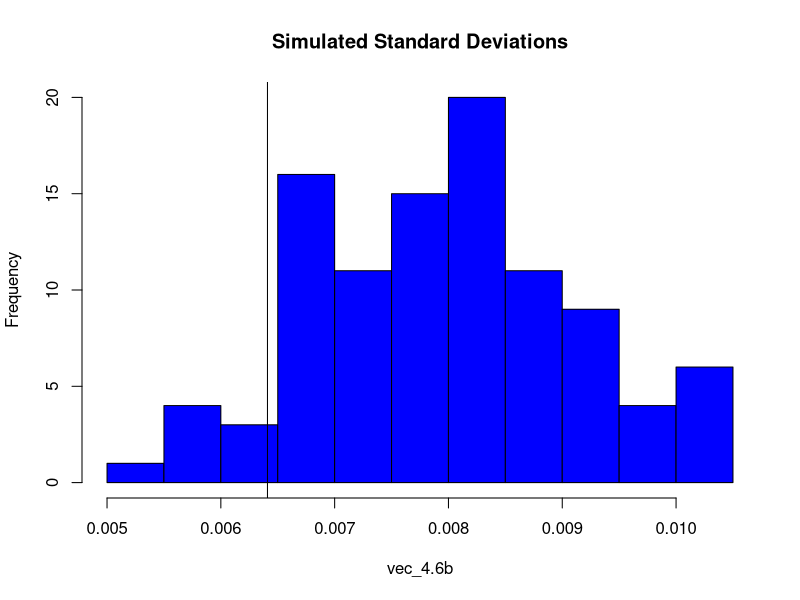
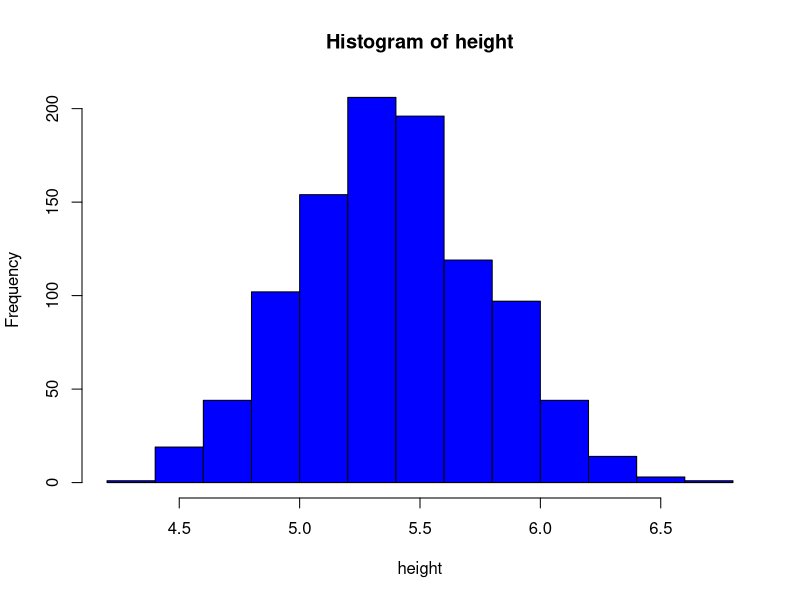

Recreate these plots in R, in order.
## ---- chunk 1
knitr::opts_chunk$set(echo = TRUE)
## ---- chunk 2
set.seed(123)
n4.4<-(0.3*0.7+0.4*0.6)*(2.8/(0.3-0.4))^2

shot_mat<-matrix(NA, 2,1000)
testvec<- rep(NA, 1000)

for (i in 1:1000){
  student_a <-rbinom(n4.4, 1, 0.3)
  student_b <- rbinom(n4.4, 1, 0.4)
  
  shot_mat[1,i] <- p1 <-mean(student_a)
  shot_mat[2,i] <- p2 <- mean(student_b)
  
  testvec[i]<- abs(p2-p1)- abs(qnorm(0.025, 0,1))*sqrt(p2*(1-p2)/n4.4+p1*(1-p1)/n4.4) > 0
}
n4.4
mean(testvec)
## ---- chunk 3
birthdata <- c(.4777,.4875,.4859,.4754,.4874,.4864,.4813,.4787,.4895,.4797,.4876,.4859,
               .4857,.4907,.5010,.4903,.4860,.4911,.4871,.4725,.4822,.4870,.4823,.4973)
## ---- chunk 4
sample_sd = sd(birthdata)
simulated_sd = sd(rbinom(24, 3900, 0.5)/3900)

paste("Data Standard Deviation:",sample_sd, 
      "Simulated Standard Deviation:",simulated_sd)
## ---- chunk 5

vec_4.6b <- numeric(100)  

for(i in 1:100) {
  vec_4.6b[i] = sd(rbinom(24, 3900, mean(birthdata)) / 3900)
}

hist(vec_4.6b, col = "blue", main = "Simulated Standard Deviations")
abline(v = sample_sd)



## ---- chunk 6
height <- numeric(1000)

for (i in 1:1000){
  x <- mean(rnorm(100, 69.1, 2.9))
  y <- mean(rnorm(100, 63.7, 2.7))
  
  height[i] = x-y
}


simulated_sd5.5<- sd(height)
simulated_mean <- mean(height)
mean5.5<- (69.1-63.7)
sd5.5<- (2.9^2/100+2.7^2/100)

hist(height, col ="blue")
paste("simulated mean:", simulated_mean, " simulated sd:", simulated_sd5.5,
      "actual mean:", mean5.5, "actual sd:", sd5.5)
## ---- chunk 7

## ---- chunk 8
experiments <- rep(NA, 1000)
confint1 <- rep(NA, 1000)
confint0 <- rep(NA, 1000)

for (i in 1:1000){
  sample = rnorm(127, 0.1, (0.17*sqrt(127)))
  low_bound = mean(sample)+qt(0.025, 126)* sd(sample)/ sqrt(127)
  upp_bound = mean(sample)+qt(0.975, 126)* sd(sample)/ sqrt(127)
  
  experiments[i] = mean(sample)
  confint1[i] = ifelse(low_bound <0.1 & upp_bound >0.1, 1,0)
  confint1[i] = ifelse(low_bound <0 & upp_bound >0, 1,0)
}
## ---- chunk 9
sum(confint1)
## ---- chunk 10
mean(experiments)
sd(experiments)
## ---- chunk 11
var1 <- rnorm(1000,0,1) 
var2 <- rnorm(1000,0,1) 

model10.3 = lm(var2~var1) 
summary(model10.3)
## ---- chunk 12
conf11.3a <- c(1:1000)
for(i in 1:1000) { 
  n = 100
  x <- runif(n,0,10)
  y = 2 + 3*x + rnorm(n,0,3) 
  model = lm(y~x)
  
  low= summary(model)$coefficients[2,1] - 2*summary(model)$coefficients[2,2] 
  upp = summary(model)$coefficients[2,1] + 2*summary(model)$coefficients[2,2] 
  conf11.3a[i] = ifelse(low<3&upp>3,1,0)
}
mean(conf11.3a)
## ---- chunk 13
conf11.3b <- c(1:1000)
for(i in 1:1000) { 
  n = 100
  x <- runif(n,0,10)
  l <- rbinom(n,1,0.2) 
  b<-ifelse(l==1,-11, 10 )
  y = 2 + 3*x + rnorm(n,b,2) 
  model2 = lm(y~x)
  
  low= summary(model2)$coefficients[2,1] - 2*summary(model2)$coefficients[2,2] 
  upp = summary(model2)$coefficients[2,1] + 2*summary(model2)$coefficients[2,2] 
  conf11.3b[i] = ifelse(low<3&upp>3,1,0)
}
mean(conf11.3b)
